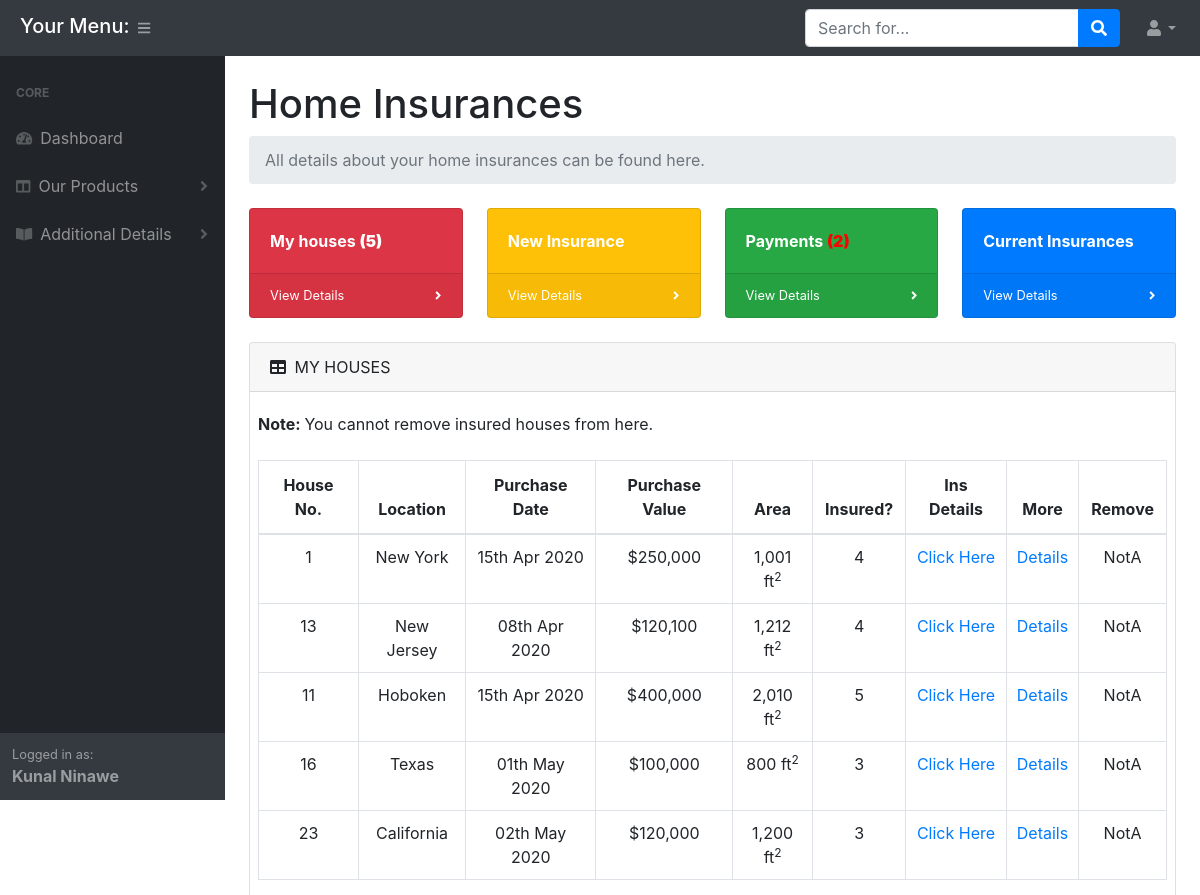
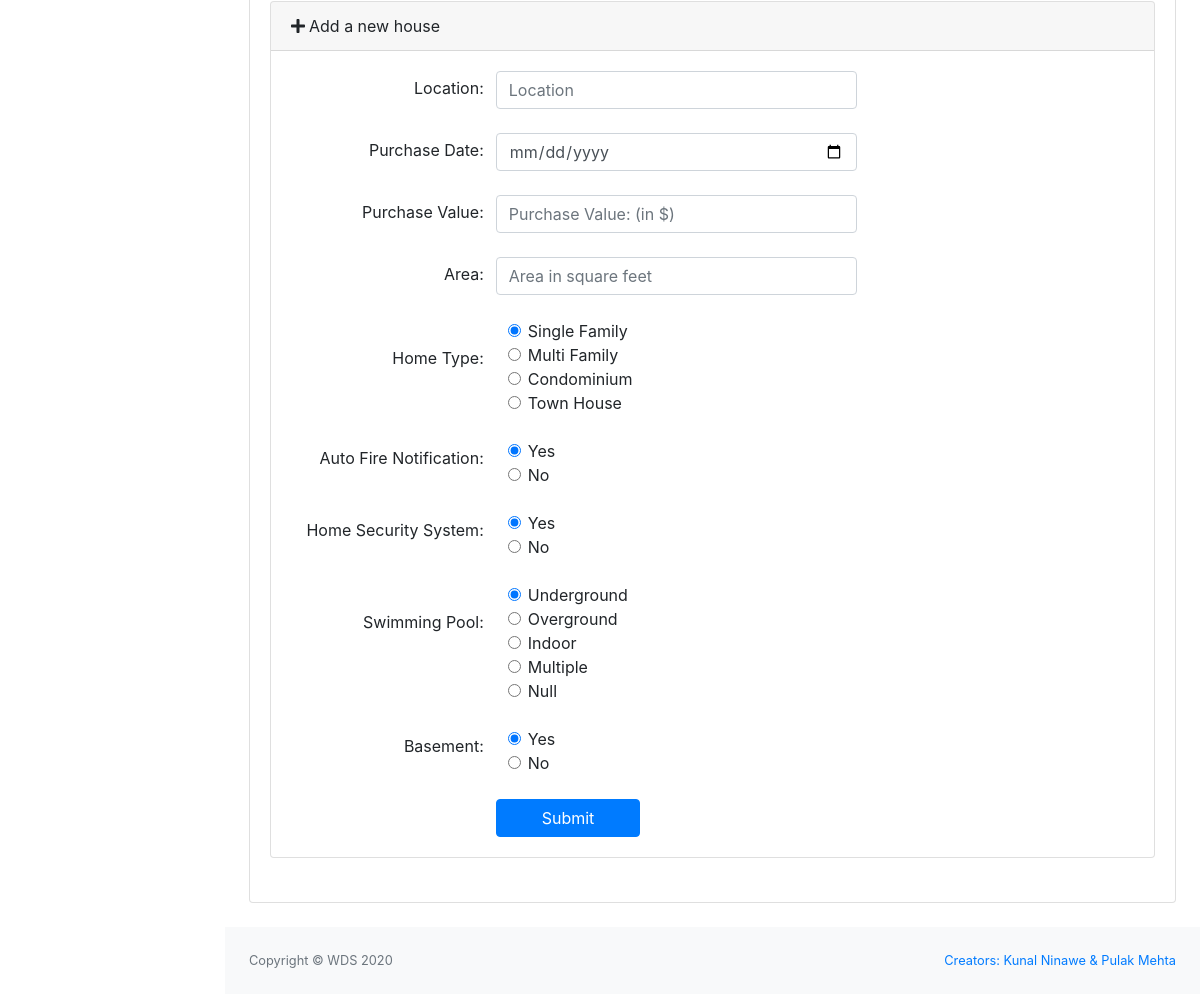
The app's page /customer/dist/home_ins_houses.php (signed in) with its own data (2 pictures, top to bottom).
### tables this page shows
CREATE TABLE IF NOT EXISTS `cust_details` (
  `cust_id` int(11) NOT NULL AUTO_INCREMENT,
  `email` varchar(50) NOT NULL,
  `first_name` varchar(30) NOT NULL,
  `middle_name` varchar(30) DEFAULT NULL,
  `last_name` varchar(30) NOT NULL,
  `password` varchar(100) NOT NULL,
  `address` varchar(150) DEFAULT NULL,
  `gender` varchar(1) DEFAULT 'M',
  `marital_status` varchar(1) NOT NULL DEFAULT 'S',
  `cust_type` varchar(1) NOT NULL DEFAULT 'H',
  PRIMARY KEY (`cust_id`)
);

CREATE TABLE IF NOT EXISTS `home_details` (
  `home_id` int(11) NOT NULL AUTO_INCREMENT,
  `cust_id` int(11) NOT NULL,
  `hinsid` int(11) NOT NULL DEFAULT '0',
  `location` varchar(50) NOT NULL,
  `purchase_date` date NOT NULL,
  `purchase_value` bigint(13) NOT NULL,
  `area_sq_feet` float NOT NULL,
  `home_type` varchar(1) NOT NULL DEFAULT 'S',
  `auto_fire_noti` int(1) NOT NULL DEFAULT '0',
  `home_security` int(1) NOT NULL DEFAULT '0',
  `swimming_pool` varchar(4) DEFAULT NULL,
  `basement` int(1) NOT NULL DEFAULT '0',
  PRIMARY KEY (`home_id`)
);

### customer/dist/functions.php (the view, shortened to what the rows shown need)
<?php
	require_once 'db.php';
	function showCustDetails($email){
		global $conn;
		$sql = "SELECT * FROM cust_details WHERE email='$email'";
		$result = mysqli_query($conn,$sql);
		$array = mysqli_fetch_array($result);
	    if(isset($array)){
	    	return $array;
	    }
	    else{
	    	return 0;
	    }
	}
	function showHomeDetails($email){
		global $conn;
		$sql = "SELECT * from home_details where cust_id=(select cust_id from cust_details where email='$email')";
		$res = mysqli_query($conn,$sql);
		$num_rows = mysqli_num_rows($res);
	    if($num_rows>0){
	    	return $res;
	    }
	    else{
	    	return false;
	    }
	}
	function convertHomeProperFormat($result){
		$time = strtotime($result["purchase_date"]);
        $day = date("d", $time);
        $month = date("M", $time);
		$year = date("Y", $time);
		$result["purchase_date"] = $day."th ".$month." ".$year;
		$result['purchase_value'] = "$".number_format($result['purchase_value']);
		$result['area_sq_feet'] = number_format($result['area_sq_feet'])." ft<sup>2";
		 if($result['home_type']=="S"){
		 	$result['home_type']='Single Family';
		 }
		 else if($result['home_type']=="M"){
		 	$result['home_type']='Multi Family';
		 }
		 if($result['auto_fire_noti']=="1"){
		 	$result['auto_fire_noti']='Yes';
		 }
		 else{
		 	$result['auto_fire_noti']='No';
		 }
		 if($result['home_security']=="1"){
		 	$result['home_security']='Yes';
		 }
		 else{
		 	$result['home_security']='No';
		 }
		 if($result['swimming_pool']=="U"){
		 	$result['swimming_pool']='Underground';
		 }
		 else if($result['swimming_pool']=="O"){
		 	$result['swimming_pool']='Overground';
		 }
		 else if($result['swimming_pool']=="I"){
		 	$result['swimming_pool']='Indoor';
		 }
		 else if($result['swimming_pool']=="M"){
		 	$result['swimming_pool']='Multiple';
		 }
		 else{
		 	$result['swimming_pool']='No swimming_pool';
		 }
		 if($result['basement']=="1"){
		 	$result['basement']='Yes';
		 }
		 else{
		 	$result['basement']='No';
		 }
		 return $result;
	}

### customer/dist/home_ins_houses.php (shortened to what the rows shown need)
<?php
require_once 'functions.php';
?>
<!DOCTYPE html>
<html>
<head>
</head>
<body class="sb-nav-fixed">
  <?php
  require_once 'header.php';
  ?>
  <div id="layoutSidenav_content">
    <?php
    require_once 'home_ins_header.php';
    ?>
    <div class="home_ins_content">
      <div class="card mb-4">
        <div class="card-body">
          <div class="row">
            <div class="table-responsive">
              <br>
              <table id="tableHouse" style="text-align: center;" class="col-md-12 table table-bordered table-hover">
                <thead>
                  <tr>
                    <th>House No.</th>
                    <th>Location</th>
                    <th>Purchase Date</th>
                    <th>Purchase Value</th>
                    <th>Area</th>
                    <th>Insured?</th>
                    <th>Ins Details</th>
                    <th>More</th>
                    <th>Remove</th>
                  </tr>
                </thead>
                <tbody id="show_home_details_table">
                  <?php
                  $email = $_SESSION['email'];
                  $res = showHomeDetails($email);
                  if ($res == false) {
                    echo "
                      <tr>
                        <td colspan='10'>No Data Found</td>
                      </tr>
                    ";
                  } else {
                    while ($result = mysqli_fetch_array($res)) {
                      $result = convertHomeProperFormat($result);
                      $showRemove = true;
                      echo "
                        <tr>
                          <td>" . $result['home_id'] . "</td>
                          <td>" . $result['location'] . "</td>
                          <td>" . $result['purchase_date'] . "</td>
                          <td>" . $result['purchase_value'] . "</td>
                          <td>" . $result['area_sq_feet'] . "</td>";
                          if($result['hinsid']!='No' || $result['hinsid']!=0){
                            echo "
                            <td>".$result['hinsid']."</td>
                            <td><a href='#' data-toggle='modal' data-target='#insModal".$result['hinsid']."'>Click Here</a></td>";
                          }
                          else{
                            echo "
                            <td>".$result['hinsid']."</td>
                            <td>".$result['hinsid']."</td>";
                            $showRemove = false;
                          }
                          echo "<td> <a href='#' data-toggle='modal' data-target='#homeModal".$result['home_id']."'>Details</a></td>";
                          if($showRemove==false){
                            echo "<td> <button type='button' class='btn btn-warning' data-toggle='modal' data-target='#showDeleteModal".$result['home_id']."'><b>x</b></button></td>";
                          }
                          else{
                            echo "<td>NotA</td>";
                          }
                          echo "</tr>
                      ";
                    }
                  }
                  ?>
                </tbody>
              </table>
            </div>
          </div>
        </div>
      </div>
    </div>
  </div>
  </main>
  </div>
</body>
</html>

### customer/dist/header.php (shortened to what the rows shown need)
<?php
require_once 'functions.php';
 ?>
<!DOCTYPE html>
<html>
<head>
    <link href="css/styles.css" rel="stylesheet" />
    <link href="https://cdn.datatables.net/1.10.20/css/dataTables.bootstrap4.min.css" rel="stylesheet" />
</head>
<body class="sb-nav-fixed">
        <div id="layoutSidenav">
            <div id="layoutSidenav_nav">
                <nav class="sb-sidenav accordion sb-sidenav-dark" id="sidenavAccordion">
                    <div class="sb-sidenav-footer">
                        <div class="small">Logged in as:</div>
                        <b>
                            <?php
                                    $result = showCustDetails($_SESSION['email']);
                                    echo $result['first_name']. " " . $result['last_name'];
                             ?>
                        </b>
                    </div>
                </nav>
            </div>
</body>
</html>

### records on screen
cust_details: first_name "Kunal", last_name "Ninawe"
home_details: home_id "1", location "New York", purchase_date "15th Apr 2020", purchase_value "$250,000", area_sq_feet "1,001", hinsid "4"
home_details: home_id "13", location "New Jersey", purchase_date "08th Apr 2020", purchase_value "$120,100", area_sq_feet "1,212", hinsid "4"
home_details: home_id "11", location "Hoboken", purchase_date "15th Apr 2020", purchase_value "$400,000", area_sq_feet "2,010", hinsid "5"
home_details: home_id "16", location "Texas", purchase_date "01th May 2020", purchase_value "$100,000", area_sq_feet "800", hinsid "3"
home_details: home_id "23", location "California", purchase_date "02th May 2020", purchase_value "$120,000", area_sq_feet "1,200", hinsid "3"

### other values on screen
getHouseCount($_SESSION['email']) "5"
